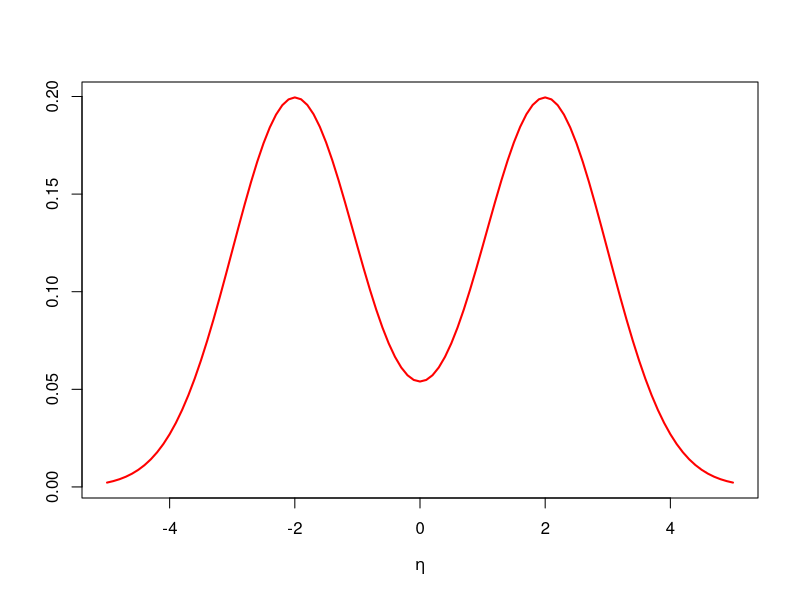
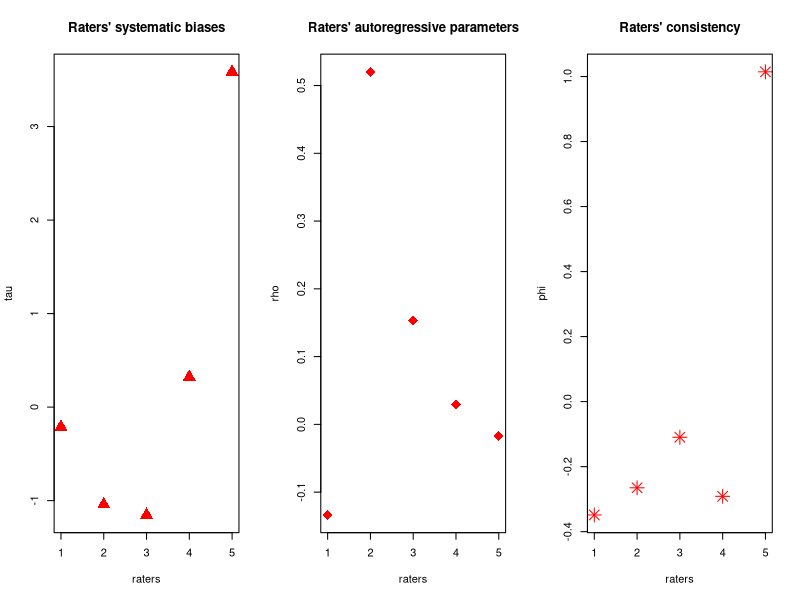
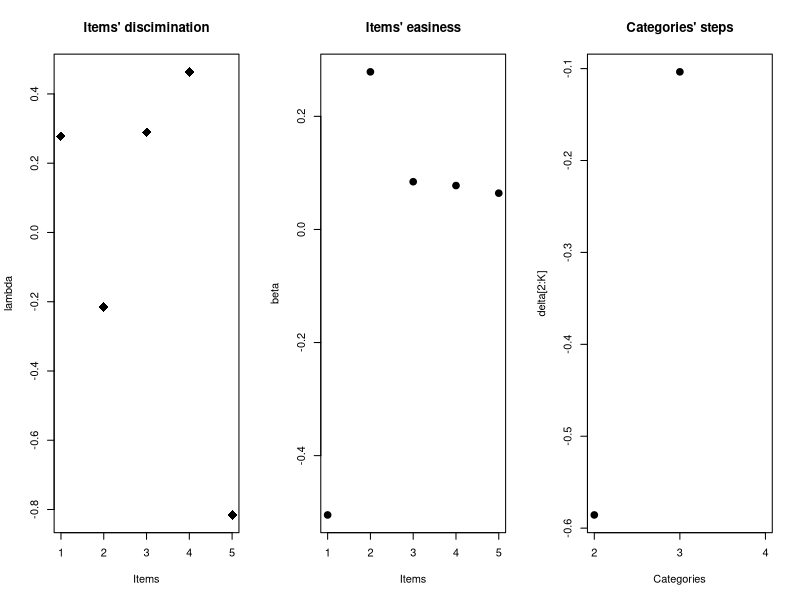
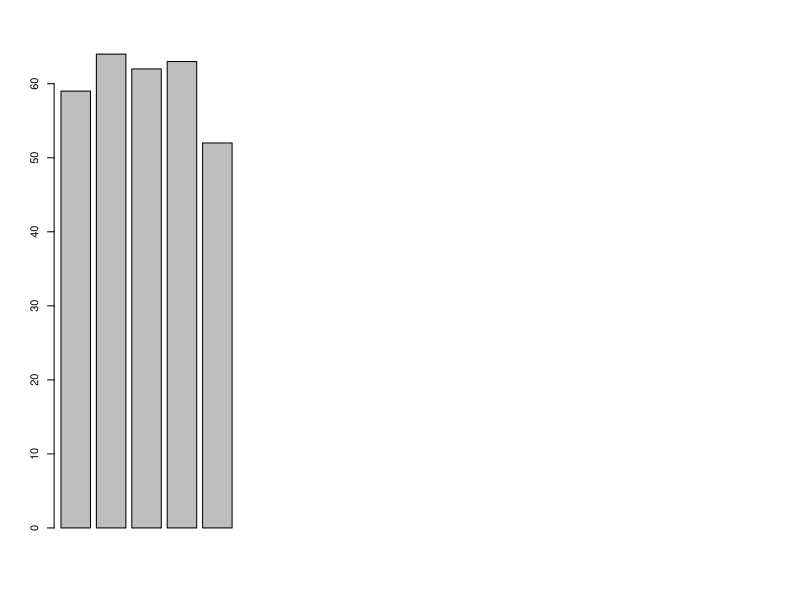
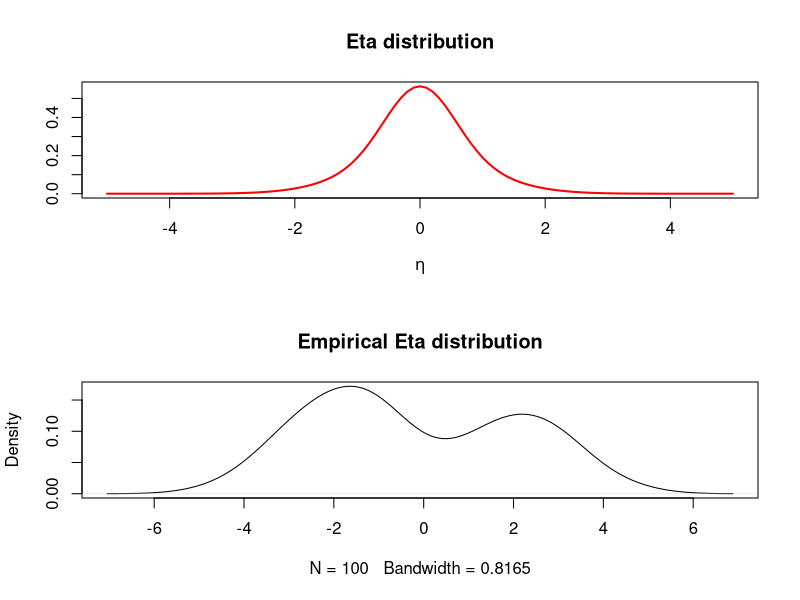
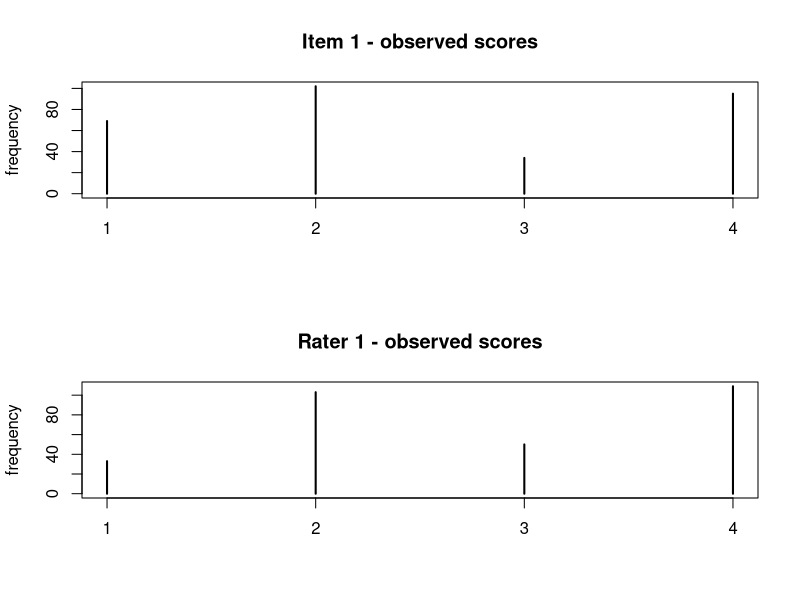
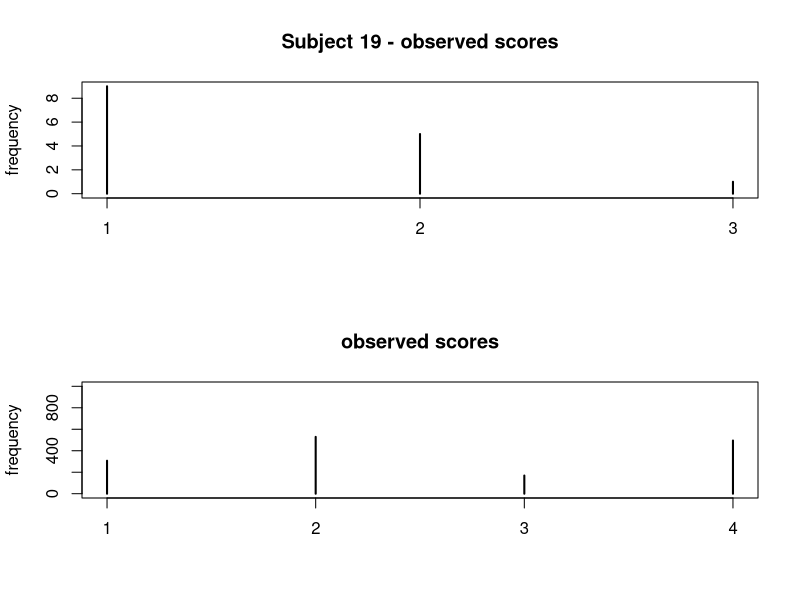

These figures' R source, in order: (Note: this script raises an error after producing the figures.)
# ------------------------------ DATA GENERATING PROCESS -------------------------------------
library(here)
library(MASS)

N               = 100                                                           # Subjects sample size
I               = 5                                                             # Number of items
R               = 5                                                             # Number of raters

K               = 4                                                             # Number of categories
C               = 1                                                             # Number of students' clusters

sp              = 3                                                             # number of subjects per rater
tot             = sp * N * I

set.seed(25)
# ------------------------------------------------------------------------------


generateData <- function( mu, sigma, c_p_s_s, N, R, tot, PPi, II, RRi, ARi, lambda, beta, delta, R_tau, R_phi) {
  
  y              = numeric(tot)
  c_s            = matrix(0, nrow=R,   ncol=1)
  eta            = matrix(0, nrow=R,   ncol=1)
  pic            = matrix(0, nrow=tot, ncol=K)
  pi             = matrix(0, nrow=tot, ncol=K)
  ppi            = matrix(0, nrow=tot, ncol=K)
  
  # Subjects random allocation
  for(j in 1:N){
    c_s[j]      = sample(length(c_p_s_s), 1, prob=c_p_s_s)
    eta[j]      = rnorm(1, mu[c_s[j]], sqrt(sigma[c_s[j]]))
  }
  
  # Observations
  
  for ( n in 1:tot ) {
    
    pic[n,1]              <- 0
    pi[n,1]               <- 0
    
    if(ARi[n]==0){
      
      for(k in 2:K){
        pic[n,k]          <-  exp(R_phi[RRi[n]] + lambda[II[n]]) * (eta[PPi[n]] - beta[II[n]]
                                                                    + delta[k-1] - R_tau[RRi[n],1]  )   # Adjacent categories logits (Agresti, 2013, pp.309-310; Masters, 1982, p.158)
        pi[n,k]           <-  sum(pic[n,1:k])     
      }
      
    }else{
      
      for(k in 2:K){
        pic[n,k]          <-   exp(R_phi[RRi[n]] + lambda[II[n]]) * (eta[PPi[n]] - beta[II[n]] 
                                                                     + delta[k-1] - R_tau[RRi[n],1] + R_tau[RRi[n],2]*eta[ARi[n]])    # Adjacent categories logits (Agresti, 2013, pp.309-310; Masters, 1982, p.158)
        pi[n,k]           <-   sum(pic[n,1:k])     
      }
      
    }
    
    ppi[n,1:K]            <- exp(pi[n,1:K])/sum(exp(pi[n,1:K]))
    
    y[n]                  <- sample(1:K,1,prob=ppi[n,1:K])
    
  }
  
  
  list(y=y, eta=eta, c_s=c_s, ppi=ppi,PPi=PPi, II= II, RRi=RRi, ARi=ARi,
       lambda=lambda, beta=beta, delta=delta, tau=R_tau, phi=R_phi)
}

################################################################################
################################################################################

# ------------ Subjects' Latent Ability Distribution ---------------------------
# Let's assign a distribution to the subjects' latent ability ??? 

Grid_s              = seq(-5, 5, len = 200)
mu_s                = c(-2, 2)
sigma_s             = c(1,1)
c_p_s_s             = c(0.5,0.5)
par(mfrow=c(1, 1))

# plot
curve(c_p_s_s[1]*dnorm(x,mu_s[1],sqrt(sigma_s[1])) 
      + c_p_s_s[2]*dnorm(x,mu_s[2],sqrt(sigma_s[2])),from=min(Grid_s),to=max(Grid_s),col="red",lwd=2,
      xlab=quote(eta),ylab="")


# ------------ Raters' Features Distribution ---------------------------
# Rater's features: systematic bias, autoregressive coefficient, consistency, respectively. 

# Omega = rbind(                                                                # Correlation matrix
#               c(1, 0.1, 0.3),
#               c(0.1, 1, 0.1),
#               c(0.3, 0.1, 1))
Omega        = diag(1,3,3)
sigma        = c(1,0.3,0.2)                                                     # standard deviations vector

Sigma        = diag(sigma) %*% Omega %*% diag(sigma)

mu           = c(0, 0, 0)                                                       # MVN mean 

R_features   = mvrnorm( R, mu, Sigma) 


R_tau        =  rbind(R_features[1:(R-1),1:2],c(-sum(R_features[,1]), 
                                                R_features[R,2]) )              #Constraints on one Rater's features

l_phi        = c(R_features[1:(R-1),3],-sum(R_features[1:(R-1),3]))
R_phi        = l_phi  #c(exp(R_features[1:(R-1),3]),exp(-sum(R_features[,3])))

if(length(which(R_tau[,2]>1)) != 0 | length(which(R_tau[,2]<(-1))) != 0){
  print("WARNING: DIVERGENT AR(1) PARTH")
  Sys.sleep(3)
}

par(mfrow=c(1, 3))
plot(R_tau[,1],xlab="raters",ylab="tau",cex=2,pch=17,col="red",
     main="Raters' systematic biases",xaxt = "n")                               # raters' systematic biases
axis(1,at=1:R)
plot(R_tau[,2],xlab="raters",ylab="rho",cex=2,pch=18,col="red",
     main="Raters' autoregressive parameters",xaxt = "n")                       # raters' systematic biases
axis(1,at=1:R)

plot(R_phi,xlab="raters",ylab="phi",cex=2,pch=8,col="red",
     main="Raters' consistency",xaxt = "n")                                     # raters' systematic biases
axis(1,at=1:R)

# plot(tau[,1],tau[,2])

# ------------ Items' Parameters Distribution ---------------------------
l_lambda        = rep(NA,I)
lambda          = rep(NA,I)
beta            = rep(NA,I)
delta           = rep(NA,K-1)

l_lambda        = rnorm(I-1,0,0.3)
beta            = rnorm(I-1,0,0.5)

#l_lambda  = rep(0,I)   
#beta      = rep(0,I) 


l_lambda[I]     = -sum(l_lambda[1:(I-1)])

lambda          = l_lambda  #exp(l_lambda)                                                 # constraints on items parameters

beta[I]         = -sum(beta[1:(I-1)])


delta[1:(K-1)]  = rnorm(K-1,1,1)                                 

par(mfrow=c(1, 3))
plot(lambda,pch=18,cex=2,xlab="Items",main="Items' discimination",xaxt = "n")
axis(1,at=1:I)
plot(beta,pch=20,cex=2,xlab="Items", main="Items' easiness",xaxt = "n")
axis(1,at=1:I)
plot(delta[2:K],pch=20,cex=2,xlab="Categories",main="Categories' steps",xaxt = "n")
axis(1,at=1:(K-1),labels=2:K)
################################################################################
# Let's assign subcjets to raters 

Q_mat = matrix(0,N,R)                                                            # maps the subjetcs into the raters
gg = rep(1/R,R)
for(j in 1:N){
  if(sp == R){
    ind          = 1:R 
  }else{
    ind          = sample(1:R,sp,replace = FALSE,prob = exp(gg)) 
  }
  
  Q_mat[j,ind] = 1
  
}
# Let's Check it out!

apply(Q_mat,2,sum)
barplot(apply(Q_mat,2,sum))
apply(Q_mat,1,sum)==sp

# Let's create the vectors mapping the observations into: the students (PP), the items (II) and the raters (RR)
# We also map each student to the previous rated by the same rater, for the AutoRegressive path (AR)
PP  = which(Q_mat[,1]==1)
RR  = rep(1,length(PP))
AR  = c(0,which(Q_mat[,1]==1)[-length(which(Q_mat[,1]==1))])

for(i in 2:I){
  PP = c(PP,which(Q_mat[,i]==1)) 
  RR = c(RR,rep(i,length(which(Q_mat[,i]==1))))
  AR = c(AR,c(0,which(Q_mat[,i]==1)[-length(which(Q_mat[,i]==1))]))
}


# Let's Check them out!
length(which(PP==1))==sp
length(which(RR==1))==apply(Q_mat,2,sum)[1]
length(AR) == length(PP)

# Let's link them to the items IDs
PPi = rep(PP[1],I)
RRi = rep(RR[1],I)
ARi = rep(AR[1],I)

for(n in 2:length(PP)){
  PPi = c(PPi, rep(PP[n],I))
  RRi = c(RRi, rep(RR[n],I))
  ARi = c(ARi, rep(AR[n],I))
}
II = rep(1:I,length(PP))

length(II)==length(PPi)
length(II)==length(ARi)
# Let's take a look
(cbind(II,PPi,RRi,ARi))[1:20,]

################################################################################



Data = generateData(mu_s,sigma_s ,c_p_s_s, N, 
                    R, length(PPi), PPi, II, RRi, ARi, 
                    lambda, beta, delta, R_tau, R_phi) 

# Check on the generated data:
# Generated Etas
par(mfrow=c(2, 1))
curve(c_p_s_s[1]*dnorm(x,mu[1],sqrt(sigma[1])) 
      + c_p_s_s[2]*dnorm(x,mu[2],sqrt(sigma[2])),from=min(Grid_s),to=max(Grid_s),col="red",lwd=2,
      xlab=quote(eta),ylab="",main="Eta distribution")
plot(density(Data$eta),main="Empirical Eta distribution")

# Just to give an example of observed scores: 
plot(table(Data$y[which(II==2)]),ylab="frequency",main="Item 1 - observed scores")
plot(table(Data$y[which(RRi==1)]),ylab="frequency",main="Rater 1 - observed scores")

plot(table(Data$y[which(PPi==8)]),ylab="frequency",main="Subject 19 - observed scores")

plot(table(Data$y),ylab="frequency",main="observed scores",ylim=c(0,1000))

####

filePath <- here("data", "simulated", "data_bimodal_2PL2PL.rds")
saveRDS(Data, file=filePath)

